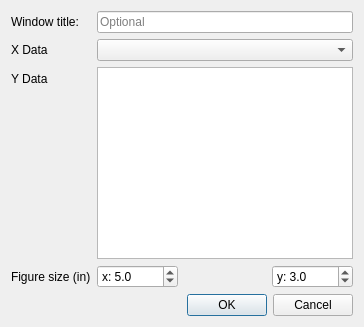
<?xml version="1.0" encoding="UTF-8"?>
<ui version="4.0">
 <class>NewFigureDialog</class>
 <widget class="QDialog" name="NewFigureDialog">
  <property name="windowTitle">
   <string>New Figure</string>
  </property>
  <layout class="QVBoxLayout" name="verticalLayout">
   <item>
    <layout class="QFormLayout" name="formLayout">
     <item row="0" column="0">
     <widget class="QLabel" name="titleLabel">
       <property name="text">
        <string>Window title:</string>
       </property>
      </widget>
     </item>
     <item row="0" column="1">
      <widget class="QLineEdit" name="titleEdit">
       <property name="placeholderText">
        <string>Optional</string>
       </property>
      </widget>
     </item>
     <item row="1" column="0">
      <widget class="QLabel" name="xLabel">
       <property name="text">
        <string>X Data</string>
       </property>
      </widget>
     </item>
     <item row="1" column="1">
      <widget class="QComboBox" name="xComboBox"/>
     </item>
     <item row="2" column="0">
      <widget class="QLabel" name="yLabel">
       <property name="text">
        <string>Y Data</string>
       </property>
      </widget>
     </item>
     <item row="2" column="1">
      <widget class="QListWidget" name="yListWidget">
       <property name="selectionMode">
        <enum>QAbstractItemView::ExtendedSelection</enum>
       </property>
      </widget>
     </item>
     <item row="3" column="0">
      <widget class="QLabel" name="sizeLabel">
       <property name="text">
        <string>Figure size (in)</string>
       </property>
      </widget>
     </item>
     <item row="3" column="1">
      <layout class="QHBoxLayout" name="sizeLayout">
       <item>
       <widget class="QDoubleSpinBox" name="widthSpinBox">
         <property name="prefix">
          <string>x: </string>
         </property>
         <property name="decimals">
          <number>1</number>
         </property>
         <property name="minimum">
          <double>0.100000000000000</double>
         </property>
         <property name="maximum">
          <double>100.000000000000000</double>
         </property>
         <property name="singleStep">
          <double>0.500000000000000</double>
         </property>
         <property name="value">
          <double>5.000000000000000</double>
         </property>
        </widget>
       </item>
       <item>
       <widget class="QLabel" name="sizeByLabel">
         <property name="text">
          <string/>
         </property>
        </widget>
       </item>
       <item>
        <widget class="QDoubleSpinBox" name="heightSpinBox">
         <property name="prefix">
          <string>y: </string>
         </property>
         <property name="decimals">
          <number>1</number>
         </property>
         <property name="minimum">
          <double>0.100000000000000</double>
         </property>
         <property name="maximum">
          <double>100.000000000000000</double>
         </property>
         <property name="singleStep">
          <double>0.500000000000000</double>
         </property>
         <property name="value">
          <double>3.000000000000000</double>
         </property>
        </widget>
       </item>
      </layout>
     </item>
    </layout>
   </item>
   <item>
    <widget class="QDialogButtonBox" name="buttonBox">
     <property name="standardButtons">
      <set>QDialogButtonBox::Cancel|QDialogButtonBox::Ok</set>
     </property>
    </widget>
   </item>
  </layout>
 </widget>
 <resources/>
 <connections/>
</ui>
